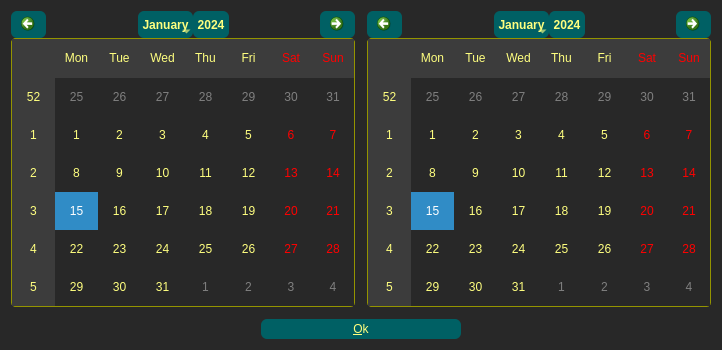
<?xml version="1.0" encoding="UTF-8"?>
<ui version="4.0">
 <author>Giuseppe Massimo Bertani</author>
 <class>DateIntervalDialog</class>
 <widget class="QDialog" name="DateIntervalDialog">
  <property name="windowModality">
   <enum>Qt::WindowModal</enum>
  </property>
  <property name="geometry">
   <rect>
    <x>0</x>
    <y>0</y>
    <width>722</width>
    <height>350</height>
   </rect>
  </property>
  <property name="minimumSize">
   <size>
    <width>700</width>
    <height>350</height>
   </size>
  </property>
  <property name="windowTitle">
   <string>Dialog</string>
  </property>
  <property name="styleSheet">
   <string notr="true">/******************************************************************************

    Echoes Data Browser (Ebrow) is a data navigation and report generation
    tool for Echoes.
    Echoes is a RF spectrograph for SDR devices designed for meteor scatter.
    
    Both copyright (C) 2018-2023
    Giuseppe Massimo Bertani gm_bertani(a)yahoo.it

    This program is free software: you can redistribute it and/or modify
    it under the terms of the GNU General Public License as published by
    the Free Software Foundation, version 3 of the License.

    This program is distributed in the hope that it will be useful,
    but WITHOUT ANY WARRANTY; without even the implied warranty of
    MERCHANTABILITY or FITNESS FOR A PARTICULAR PURPOSE.  See the
    GNU General Public License for more details.

    You should have received a copy of the GNU General Public License
    along with this program.  If not, http://www.gnu.org/copyleft/gpl.html


********************************************************************************/

/* default colors and font for all the widgets */
QWindow {

    border-radius: 6px; 
    border: 1px solid rgb(127, 127, 127);
} 

QMessageBox {

    border-radius: 6px; 
    border: 0px solid rgb(127, 127, 127);
} 

QWidget, QWidget * {
    background-color: rgb(40, 40, 40);
    font: 87 8pt &quot;Gauge&quot;;
    color:rgb(255, 255, 127);
    border-radius: 6px; 
    border: 0px solid rgb(40, 40, 40); /* invisible border */
} 

QWidget::disabled {
    background-color: rgb(40, 40, 40);
    font: 8pt &quot;Gauge&quot;;
    color:rgb(127, 127, 127);
    border-radius: 6px;
    border: 1px solid rgb(127, 127, 127); /* visible border */
}


QTabWidget, QGroupBox {
    background-color: rgb(40, 40, 40);
    color:rgb(255, 255, 127);
    border-radius: 6px; 
    border: 1px solid rgb(148, 148, 0);  /* yellow border */
    margin: 3px;
}

QListWidget, QListView, QTableView, QTableWidget, QScrollArea {
    border: 1px solid rgb(148, 148, 0);  /* yellow border */
     show-decoration-selected: 1; 		 /* make the selection span the entire width of the view */

}

QCheckBox:disabled {
	border: none;
}

QCheckBox:enabled {
	border: yellow;
}

QLabel {
	margin: 0 0;
}

QLabel:disabled {
	border: none;
}


QListWidget::item:selected:active {
    color: black;
	font-weight: bold;
    background-color: yellow;
}

QListWidget::item:selected:!active  {
    color:rgb(255, 255, 127);
    background-color: green; /*rgb(40, 40, 40);*/
	font-weight: normal;
}

QListWidget::item:normal  {
    color:rgb(255, 255, 127);
    background-color: rgb(40, 40, 40);
	font-weight: normal;
}


QTableView, QTableWidget {
    alternate-background-color: rgb(60, 60, 60);
    color:rgb(255, 255, 127);
    gridline-color:  rgb(156, 156, 156);
    border-radius: 4px;
}

QGroupBox, QLabel {
    margin-top: 10px;
    
}

QTabBar::tab {
    background: rgb(0, 96, 100);
    min-width: 120px;
}

QTabBar::tab:disabled {
    color: grey;
    background: rgb(34, 34, 51);
}

QTabBar::tab:enabled {
    background: rgb(34, 34, 51);
}

QTabBar::tab:selected {
    background: rgb(0, 96, 250);
}

QHeaderView::section {
     background-color:  rgb(230, 230, 230);
     color: rgb(20, 20, 20);
} 

QGroupBox::title {
    subcontrol-origin: margin;
    subcontrol-position: top center; /* position at the top center */
    padding: 0 3px;
}

/* personalization for input widgets */
QLineEdit, QPlainTextEdit, QDateTimeEdit, QAbstractSpinBox, QComboBox, QLCDNumber {
    background-color: rgb(10, 10, 10); 
    color: rgb(0, 255, 0);
    selection-background-color: rgb(85, 85, 255);
    selection-color: rgb(0, 255, 255);
    border-radius: 6px; 

}

/* tooltips cannot be tuned by QtDesigner, it must be done explicitly by application */
QToolTip {
    background: blue;
    color: yellow;
    border: 1px;
    font: 8pt &quot;Arial&quot;;
}

QPushButton {
    background-color:  rgb(0, 96, 100);
    min-height: 20px;
    min-width: 60px;
    text-align: center;
}

QToolButton {
    background-color:  rgb(0, 96, 100);
    min-height: 24px;
    min-width: 32px
}

QPushButton::pressed {
    background-color:  red;
    min-height: 24px;
    min-width: 32px
}

QToolButton::pressed {
    background-color:  red;
    min-height: 24px;
    min-width: 32px
}








/*
QSlider::groove:vertical {
    background: black;
    position: absolute;
    left: 2px; right: 2px;
}



QSlider::handle:vertical {
    height: 20px;
    width: 30px;
    background: qlineargradient(x1:0, y1:0, x2:3, y2:1, stop:0 grey, stop:1 white);
    margin: 0 -20px; 
    border: 2px  qlineargradient(x1:0, y1:0, x2:3, y2:1, stop:0 white, stop:1 grey);
    border-radius: 4px;
}

QSlider::groove:horizontal {
    background: black;
    position: absolute;
    top: 1px; bottom: 1px;
}
*/
QSlider::handle:horizontal {
    height: 30px;
    width: 20px;
    background: qlineargradient(x1:0, y1:0, x2:3, y2:1, stop:0 grey, stop:1 white);
    margin: 0 -20px; /* expand outside the groove */
    border: 2px  qlineargradient(x1:0, y1:0, x2:3, y2:1,  stop:0 white, stop:1 grey);
    border-radius: 4px;
}
</string>
  </property>
  <property name="sizeGripEnabled">
   <bool>true</bool>
  </property>
  <property name="modal">
   <bool>true</bool>
  </property>
  <layout class="QVBoxLayout" name="verticalLayout">
   <property name="spacing">
    <number>12</number>
   </property>
   <item>
    <layout class="QHBoxLayout" name="horizontalLayout_2">
     <item>
      <widget class="QCalendarWidget" name="cwFrom"/>
     </item>
     <item>
      <widget class="QCalendarWidget" name="cwTo"/>
     </item>
    </layout>
   </item>
   <item>
    <layout class="QHBoxLayout" name="horizontalLayout">
     <item>
      <widget class="QPushButton" name="pbOk">
       <property name="minimumSize">
        <size>
         <width>60</width>
         <height>20</height>
        </size>
       </property>
       <property name="maximumSize">
        <size>
         <width>200</width>
         <height>32</height>
        </size>
       </property>
       <property name="text">
        <string>&amp;Ok</string>
       </property>
       <property name="icon">
        <iconset>
         <normaloff>resources/icons/mail-filters-apply.png</normaloff>resources/icons/mail-filters-apply.png</iconset>
       </property>
      </widget>
     </item>
    </layout>
   </item>
  </layout>
 </widget>
 <resources/>
 <connections/>
 <designerdata>
  <property name="gridDeltaX">
   <number>20</number>
  </property>
  <property name="gridDeltaY">
   <number>20</number>
  </property>
  <property name="gridSnapX">
   <bool>true</bool>
  </property>
  <property name="gridSnapY">
   <bool>true</bool>
  </property>
  <property name="gridVisible">
   <bool>true</bool>
  </property>
 </designerdata>
</ui>
